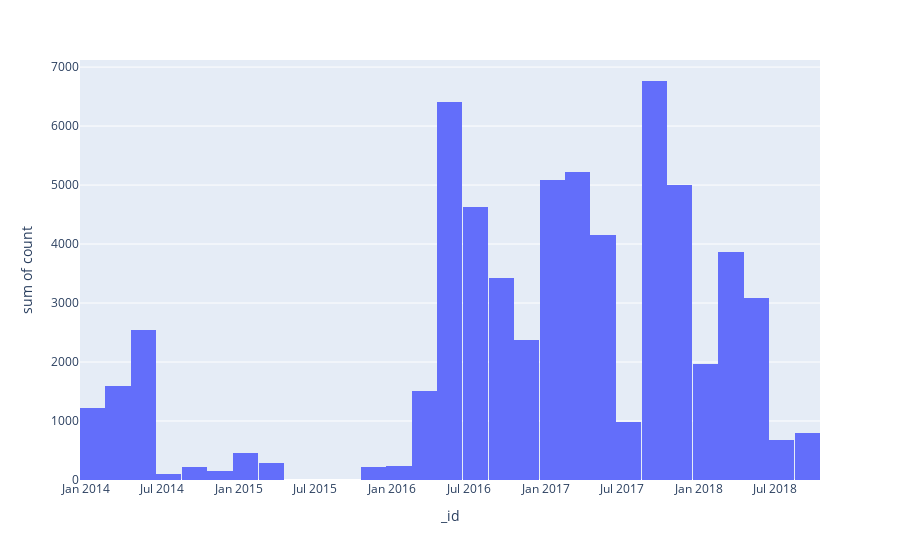

This figure's notebook cell:
### Code cell
import pandas as pd
import plotly.express as px
pipeline = [
        {"$unwind": "$content"},
        {"$group": {"_id": {"$substr": ["$content.created_at", 0, 7]}, "count": {"$sum": 1}}}
    ]
result = list(forum_collection.aggregate(pipeline))
df = pd.DataFrame(result)

    # Convertir les dates en type 'datetime'
df['_id'] = pd.to_datetime(df['_id'])

    # Tracer un histogramme avec Plotly Express
fig = px.histogram(df, x='_id', y='count', nbins=len(df['_id']))
fig.show()

### Figure 1 — Plotly figure (JSON) as saved in the notebook; plotly's stock layout.template omitted (floating-point values rounded to 4 significant figures)
{"data": [{"alignmentgroup": "True", "bingroup": "x", "histfunc": "sum", "hovertemplate": "_id=%{x}<br>sum of count=%{y}<extra></extra>", "legendgroup": "", "marker": {"color": "#636efa", "pattern": {"shape": ""}}, "name": "", "nbinsx": 55, "offsetgroup": "", "orientation": "v", "showlegend": false, "type": "histogram", "x": ["2015-03-01T00:00:00", "2017-04-01T00:00:00", "2017-12-01T00:00:00", "2015-02-01T00:00:00", "2014-03-01T00:00:00", "2014-06-01T00:00:00", "2016-10-01T00:00:00", "2018-01-01T00:00:00", "2014-05-01T00:00:00", "2018-02-01T00:00:00", "2018-03-01T00:00:00", "2014-10-01T00:00:00", "2015-12-01T00:00:00", "2016-08-01T00:00:00", "2017-01-01T00:00:00", "2017-06-01T00:00:00", "2018-05-01T00:00:00", "2016-04-01T00:00:00", "2015-05-01T00:00:00", "2018-06-01T00:00:00", "2016-12-01T00:00:00", "2018-08-01T00:00:00", "2016-07-01T00:00:00", "2016-09-01T00:00:00", "2016-11-01T00:00:00", "2017-11-01T00:00:00", "2018-09-01T00:00:00", "2016-03-01T00:00:00", "2017-10-01T00:00:00", "2018-07-01T00:00:00", "2014-07-01T00:00:00", "2018-10-01T00:00:00", "2017-05-01T00:00:00", "2017-08-01T00:00:00", "2016-01-01T00:00:00", "2017-02-01T00:00:00", "2018-04-01T00:00:00", "2017-03-01T00:00:00", "2016-06-01T00:00:00", "2014-02-01T00:00:00", "2015-07-01T00:00:00", "2015-10-01T00:00:00", "2015-11-01T00:00:00", "2014-08-01T00:00:00", "2014-12-01T00:00:00", "2014-11-01T00:00:00", "2015-04-01T00:00:00", "2015-09-01T00:00:00", "2016-02-01T00:00:00", "2014-04-01T00:00:00", "2014-09-01T00:00:00", "2015-01-01T00:00:00", "2016-05-01T00:00:00", "2017-07-01T00:00:00", "2017-09-01T00:00:00"], "xaxis": "x", "y": [159, 2162, 1564, 265, 1342, 471, 1576, 990, 2076, 972, 1606, 213, 106, 2254, 1781, 1661, 1288, 1348, 2, 1804, 1007, 16, 2372, 1842, 1360, 3439, 421, 164, 4527, 663, 95, 377, 2498, 348, 133, 3311, 2261, 3058, 4588, 1229, 3, 6, 114, 2, 36, 123, 128, 1, 96, 250, 1, 193, 1819, 642, 2237], "yaxis": "y"}], "layout": {"barmode": "relative", "legend": {"tracegroupgap": 0}, "margin": {"t": 60}, "xaxis": {"anchor": "y", "domain": [0, 1], "title": {"text": "_id"}}, "yaxis": {"anchor": "x", "domain": [0, 1], "title": {"text": "sum of count"}}}}
